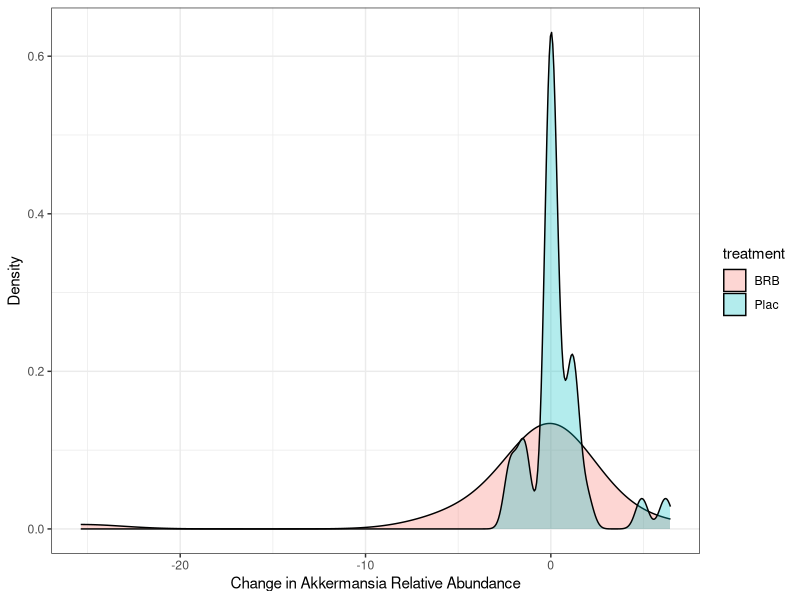
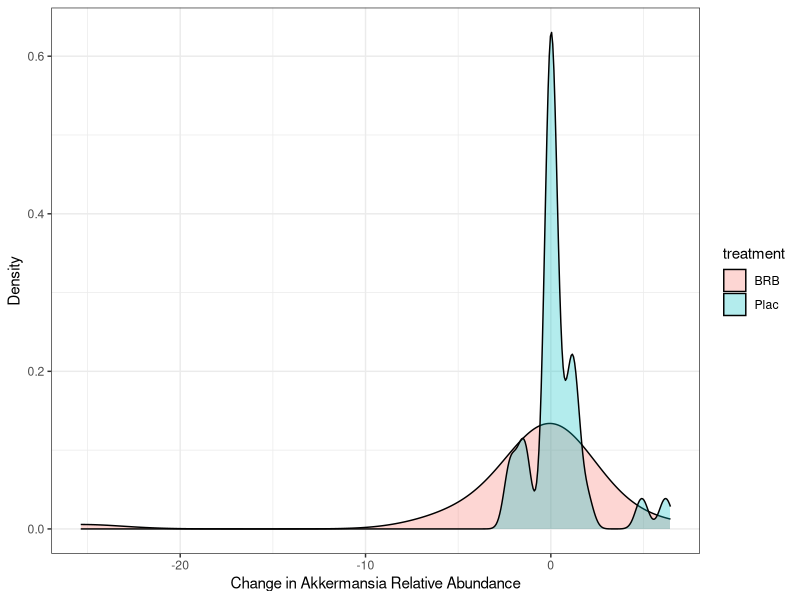

These figures' R source, in order:
## ---- chunk 1
knitr::opts_chunk$set(echo = TRUE)

library(tidyverse)
## ---- chunk 2
x <- read_csv("../data/derived/bewell_akkermansia.csv")
## ---- chunk 3
y <- 
  x %>%
  mutate(BRB = tB - rB,
         Plac = tP - rP) %>%
  select(BRB, Plac) %>%
  gather("treatment", "rel.abun")
## ---- chunk 4
y %>%
  ggplot(aes(x = rel.abun)) +
  geom_density(aes(fill = treatment), alpha = 0.3) +
  theme_bw() +
  labs(x = "Change in Akkermansia Relative Abundance",
       y = "Density")
ggsave("../figures/Akk-diff-check.png",
       height = 3, width = 5)
